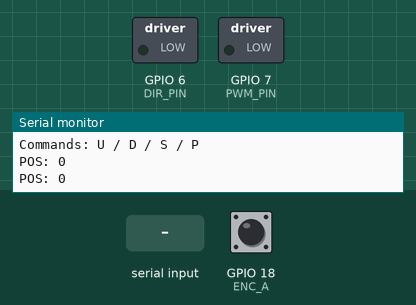
Bench run of a sketch on a simulated ESP32-S3. Parts: switched loads named in the sketch (green lamp = pin HIGH), the last lines printed to the serial monitor. The inputs (shaded band) are chosen by the test bench; at power-on: GPIO 18 (ENC_A) HIGH.

Above: at 1.2 s.
1.3 s: "U" received over Serial
At 2.5 s:
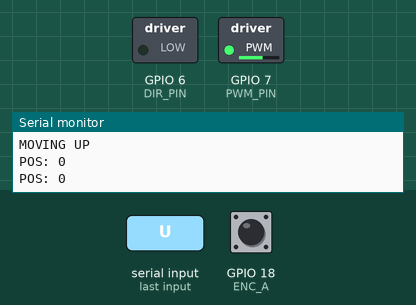
2.8 s: "D" received over Serial
At 3.8 s:
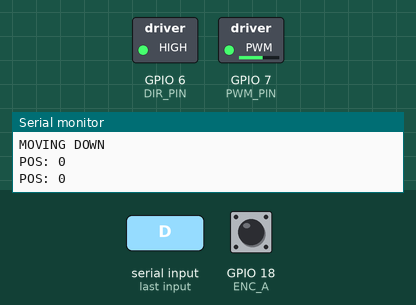
4.3 s: "S" received over Serial
At 4.9 s:
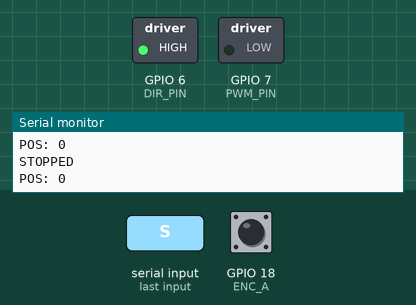
5.8 s: "u" received over Serial
At 7.0 s:
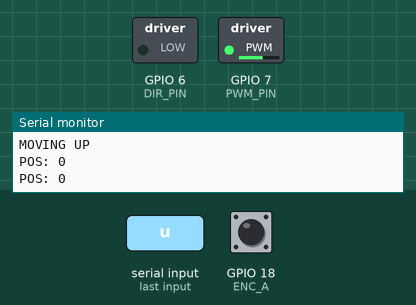
7.3 s: "d" received over Serial
At 8.4 s:
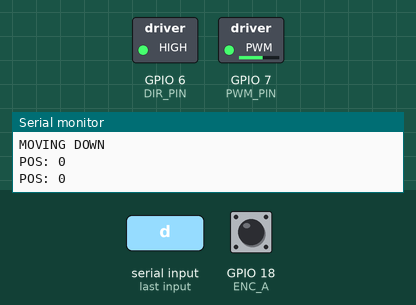
Timing chart, 0 to 9.8 s (numbered marks = the images above; inputs shaded):
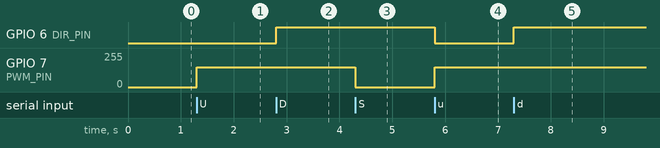

Measured:
- after the input at 1.3 s, GPIO 7 (PWM_PIN): 0/255 → 149/255 at once
- after the input at 2.8 s, GPIO 6 (DIR_PIN): LOW → HIGH at once
- after the input at 4.3 s, GPIO 7 (PWM_PIN): 149/255 → 0/255 at once
- after the input at 5.8 s, GPIO 6 (DIR_PIN): HIGH → LOW at once; GPIO 7 (PWM_PIN): 0/255 → 149/255 at once
- after the input at 7.3 s, GPIO 6 (DIR_PIN): LOW → HIGH at once

The sketch:

lift_calibration.ino
```cpp
/*
===========================================================
ESP32 LIFT CALIBRATION TOOL
===========================================================

🎯 PURPOSE:
→ Measure encoder counts for full lift travel
→ Calculate counts_per_mm

-----------------------------------------------------------
📌 HOW TO USE
-----------------------------------------------------------

STEP 1:
Manually bring lift to BOTTOM

STEP 2:
Reset ESP32
→ encoderCount = 0

STEP 3:
Use commands:

U → move UP
D → move DOWN
S → STOP
P → print encoder count

STEP 4:
Move to TOP → STOP → press P

Example:
POS: 1397

STEP 5:
Measure actual height (mm)

STEP 6:
Calculate:
counts_per_mm = total_counts / height_mm

-----------------------------------------------------------
⚠️ NOTES
-----------------------------------------------------------
✔ No limits → be careful at top/bottom
✔ Keep finger ready on STOP (S)
✔ Use slow speed near ends

===========================================================
*/

#include <Arduino.h>

// ---------------- PIN CONFIG ----------------
#define PWM_PIN 7
#define DIR_PIN 6

#define ENC_A 18
#define ENC_B 17

// ---------------- VARIABLES ----------------
volatile long encoderCount = 0;

int pwmSpeed = 150;

// ---------------- ENCODER ISR ----------------
void IRAM_ATTR handleEncoder() {
  int b = digitalRead(ENC_B);
  if (b == HIGH)
    encoderCount--;
  else
    encoderCount++;
}

// ---------------- MOTOR CONTROL ----------------
void motorStop() {
  ledcWrite(PWM_PIN, 0);
  Serial.println("STOPPED");
}

void motorUp() {
  digitalWrite(DIR_PIN, LOW);
  ledcWrite(PWM_PIN, pwmSpeed);
  Serial.println("MOVING UP");
}

void motorDown() {
  digitalWrite(DIR_PIN, HIGH);
  ledcWrite(PWM_PIN, pwmSpeed);
  Serial.println("MOVING DOWN");
}

// ---------------- SETUP ----------------
void setup() {

  Serial.begin(115200);

  pinMode(DIR_PIN, OUTPUT);
  pinMode(ENC_A, INPUT);
  pinMode(ENC_B, INPUT);

  attachInterrupt(digitalPinToInterrupt(ENC_A), handleEncoder, RISING);

  ledcAttach(PWM_PIN, 5000, 8);
  ledcWrite(PWM_PIN, 0);

  encoderCount = 0;

  Serial.println("=== LIFT CALIBRATION MODE ===");
  Serial.println("ZERO SET (CURRENT POSITION)");
  Serial.println("Commands: U / D / S / P");
}

// ---------------- LOOP ----------------
void loop() {

  // -------- SERIAL COMMANDS --------
  if (Serial.available()) {

    char cmd = Serial.read();

    if (cmd == 'U' || cmd == 'u') {
      motorUp();
    }

    else if (cmd == 'D' || cmd == 'd') {
      motorDown();
    }

    else if (cmd == 'S' || cmd == 's') {
      motorStop();
    }

    else if (cmd == 'P' || cmd == 'p') {
      Serial.print("POS: ");
      Serial.println(encoderCount);
    }
  }

  // -------- LIVE FEEDBACK (optional) --------
  static unsigned long lastPrint = 0;

  if (millis() - lastPrint > 500) {
    Serial.print("POS: ");
    Serial.println(encoderCount);
    lastPrint = millis();
  }
}
```
